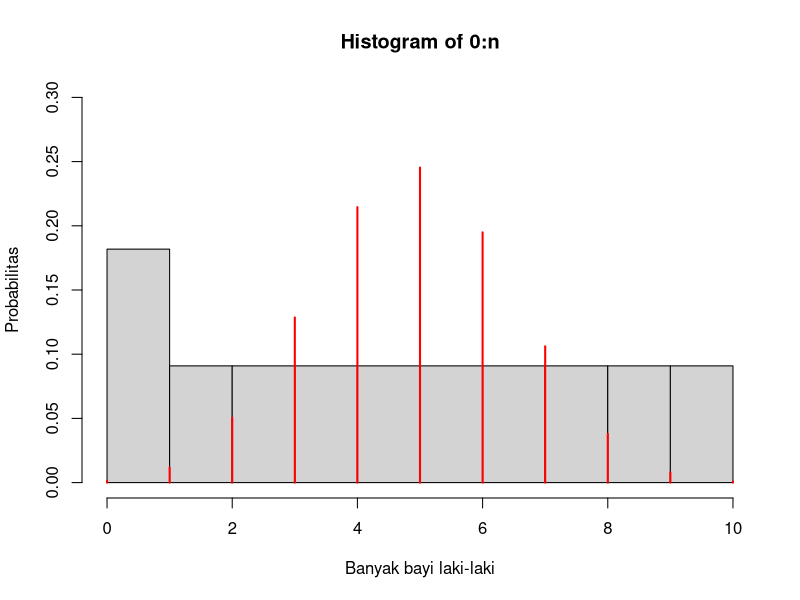

Write the R code that produced this figure.
n <- 10       # jumlah bayi lahir dalam sehari
p <- 0.488    # probabilitas bayi lahir adalah laki-laki

# b. Berapa probabilitas bahwa tepat tiga bayi di antaranya berjenis kelamin laki-laki?

prob_3 <- dbinom(3, size=n, prob=p)
prob_3
# keluaran hasil = 0.1286265


# c. Berapa probabilitas bahwa kurang dari tiga bayi di antaranya berjenis kelamin laki-laki?

# hitung dan jumlahkan probabilitas kelahiran bayi laki-laki kurang dari 3
prob_0 <- dbinom(0, size=n, prob=p)
prob_1 <- dbinom(1, size=n, prob=p)
prob_2 <- dbinom(2, size=n, prob=p)
prob_krg_dr_3 <- prob_0 + prob_1 + prob_2
prob_krg_dr_3
# keluaran hasil = 0.0636442


# d. Berapa probabilitas bahwa tiga atau lebih bayi di antaranya berjenis kelamin laki-laki?

# kurangi probabilitas total dengan probabilitas kurang dari 3
prob_3_lebih <- 1 - prob_krg_dr_3
prob_3_lebih
# keluaran hasil = 0.9363558


# e. Berapa nilai harapan dan simpangan baku banyak bayi laki-laki?

# nilai harapan
ekspektasi <- n * p
ekspektasi
# keluaran hasil = 4.88

# simpangan baku
stan_dev <- sqrt(n * p * (1 - p))
stan_dev
# keluaran hasil = 1.580683


# f. Gambarkan histogram pendistribusian banyak bayi laki-laki.

# hitung probabilitas untuk tiap banyak bayi laki-laki
dist_prob <- dbinom(0:n, size=n, prob=p)

# gambar histogram
hist(0:n, breaks=n+1, freq=FALSE, ylim=c(0,0.3), xlab="Banyak bayi laki-laki", ylab="Probabilitas")
lines(0:n, dist_prob, type="h", lwd=2, col="red")